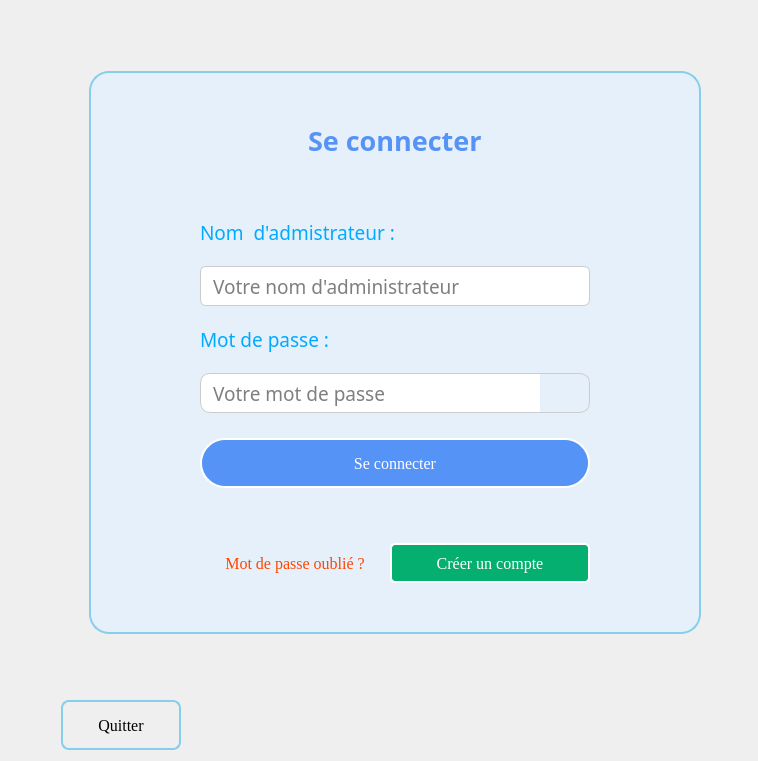
          <widget class="QWidget" name="page">
           <layout class="QGridLayout" name="gridLayout_2">
            <item row="3" column="0">
             <spacer name="verticalSpacer_10">
              <property name="orientation">
               <enum>Qt::Orientation::Vertical</enum>
              </property>
              <property name="sizeType">
               <enum>QSizePolicy::Policy::Preferred</enum>
              </property>
              <property name="sizeHint" stdset="0">
               <size>
                <width>20</width>
                <height>40</height>
               </size>
              </property>
             </spacer>
            </item>
            <item row="1" column="1">
             <spacer name="verticalSpacer_11">
              <property name="orientation">
               <enum>Qt::Orientation::Vertical</enum>
              </property>
              <property name="sizeType">
               <enum>QSizePolicy::Policy::Preferred</enum>
              </property>
              <property name="sizeHint" stdset="0">
               <size>
                <width>20</width>
                <height>40</height>
               </size>
              </property>
             </spacer>
            </item>
            <item row="2" column="4">
             <spacer name="horizontalSpacer_3">
              <property name="orientation">
               <enum>Qt::Orientation::Horizontal</enum>
              </property>
              <property name="sizeType">
               <enum>QSizePolicy::Policy::Expanding</enum>
              </property>
              <property name="sizeHint" stdset="0">
               <size>
                <width>40</width>
                <height>20</height>
               </size>
              </property>
             </spacer>
            </item>
            <item row="4" column="0" colspan="5">
             <layout class="QHBoxLayout" name="horizontalLayout_10">
              <property name="spacing">
               <number>50</number>
              </property>
              <property name="leftMargin">
               <number>50</number>
              </property>
              <property name="topMargin">
               <number>20</number>
              </property>
              <property name="rightMargin">
               <number>50</number>
              </property>
              <property name="bottomMargin">
               <number>0</number>
              </property>
              <item alignment="Qt::AlignmentFlag::AlignLeft">
               <widget class="QPushButton" name="btnQuitter">
                <property name="sizePolicy">
                 <sizepolicy hsizetype="Fixed" vsizetype="Fixed">
                  <horstretch>0</horstretch>
                  <verstretch>0</verstretch>
                 </sizepolicy>
                </property>
                <property name="minimumSize">
                 <size>
                  <width>120</width>
                  <height>50</height>
                 </size>
                </property>
                <property name="maximumSize">
                 <size>
                  <width>120</width>
                  <height>60</height>
                 </size>
                </property>
                <property name="font">
                 <font>
                  <family>Georgia</family>
                  <pointsize>12</pointsize>
                 </font>
                </property>
                <property name="styleSheet">
                 <string notr="true">QPushButton {
    background: qlineargradient(x1:0, y1:0, x2:0, y2:1,
                                stop:0 #00aaff, stop:1 #f0f0f0);
    border: 2px solid skyblue;
    border-radius: 8px;
    padding: 5px;
    color: black;
}

QPushButton:hover {
    background: qlineargradient(x1:0, y1:0, x2:0, y2:1,
                                stop:0 #f0f0f0, stop:1 #00aaff);
    border: 2px solid skyblue;
}

QPushButton:pressed {
    background: qlineargradient(x1:0, y1:0, x2:0, y2:1,
                                stop:0 #f0f0f0, stop:1 #0080ff);
    border: 2px solid teal;
}</string>
                </property>
                <property name="text">
                 <string>Quitter</string>
                </property>
                <property name="icon">
                 <iconset theme="QIcon::ThemeIcon::SystemShutdown"/>
                </property>
                <property name="iconSize">
                 <size>
                  <width>20</width>
                  <height>20</height>
                 </size>
                </property>
               </widget>
              </item>
              <item>
               <spacer name="horizontalSpacer_8">
                <property name="orientation">
                 <enum>Qt::Orientation::Horizontal</enum>
                </property>
                <property name="sizeHint" stdset="0">
                 <size>
                  <width>40</width>
                  <height>0</height>
                 </size>
                </property>
               </spacer>
              </item>
             </layout>
            </item>
            <item row="2" column="0">
             <spacer name="horizontalSpacer_2">
              <property name="orientation">
               <enum>Qt::Orientation::Horizontal</enum>
              </property>
              <property name="sizeType">
               <enum>QSizePolicy::Policy::Expanding</enum>
              </property>
              <property name="sizeHint" stdset="0">
               <size>
                <width>40</width>
                <height>20</height>
               </size>
              </property>
             </spacer>
            </item>
            <item row="0" column="1" colspan="3">
             <widget class="QLabel" name="label_4">
              <property name="text">
               <string/>
              </property>
              <property name="margin">
               <number>15</number>
              </property>
             </widget>
            </item>
            <item row="2" column="3">
             <widget class="QFrame" name="frame_2">
              <property name="sizePolicy">
               <sizepolicy hsizetype="Expanding" vsizetype="Expanding">
                <horstretch>0</horstretch>
                <verstretch>0</verstretch>
               </sizepolicy>
              </property>
              <property name="styleSheet">
               <string notr="true">QFrame {
border : 2px solid skyblue;
background-color : #E6F0FA;
border-radius : 20px;
padding-left : 100px;
padding-right : 100px;
}</string>
              </property>
              <property name="frameShape">
               <enum>QFrame::Shape::StyledPanel</enum>
              </property>
              <property name="frameShadow">
               <enum>QFrame::Shadow::Raised</enum>
              </property>
              <layout class="QGridLayout" name="gridLayout_4">
               <property name="horizontalSpacing">
                <number>0</number>
               </property>
               <property name="verticalSpacing">
                <number>20</number>
               </property>
               <item row="7" column="0" colspan="3">
                <widget class="QPushButton" name="btnSeConnecter">
                 <property name="enabled">
                  <bool>true</bool>
                 </property>
                 <property name="sizePolicy">
                  <sizepolicy hsizetype="Expanding" vsizetype="Fixed">
                   <horstretch>0</horstretch>
                   <verstretch>0</verstretch>
                  </sizepolicy>
                 </property>
                 <property name="minimumSize">
                  <size>
                   <width>0</width>
                   <height>50</height>
                  </size>
                 </property>
                 <property name="maximumSize">
                  <size>
                   <width>400</width>
                   <height>40</height>
                  </size>
                 </property>
                 <property name="font">
                  <font>
                   <family>Georgia</family>
                   <pointsize>12</pointsize>
                  </font>
                 </property>
                 <property name="styleSheet">
                  <string notr="true">QPushButton {
    background: #5593f6;
    border: 2px solid white;
    border-radius: 25px;
    padding: 5px;
    color: white;
}

QPushButton:hover {
    background: #2574f4;
}

QPushButton:pressed {
    background: #0b5bda;
}</string>
                 </property>
                 <property name="text">
                  <string>Se connecter</string>
                 </property>
                 <property name="iconSize">
                  <size>
                   <width>20</width>
                   <height>20</height>
                  </size>
                 </property>
                </widget>
               </item>
               <item row="4" column="0" colspan="3">
                <widget class="QLineEdit" name="nomUtilisateur">
                 <property name="sizePolicy">
                  <sizepolicy hsizetype="Expanding" vsizetype="Expanding">
                   <horstretch>0</horstretch>
                   <verstretch>0</verstretch>
                  </sizepolicy>
                 </property>
                 <property name="minimumSize">
                  <size>
                   <width>100</width>
                   <height>40</height>
                  </size>
                 </property>
                 <property name="maximumSize">
                  <size>
                   <width>400</width>
                   <height>40</height>
                  </size>
                 </property>
                 <property name="font">
                  <font>
                   <family>Calisto MT</family>
                   <pointsize>14</pointsize>
                  </font>
                 </property>
                 <property name="styleSheet">
                  <string notr="true">QLineEdit {
  border: 1px solid #ccc;
  border-radius: 6px;
  padding-left : 10px;
}
QLineEdit:focus {
background-color : white;
border : 1px solid #a5a5a5;
}</string>
                 </property>
                 <property name="placeholderText">
                  <string>Votre nom d'administrateur</string>
                 </property>
                </widget>
               </item>
               <item row="5" column="0">
                <widget class="QLabel" name="label_2">
                 <property name="sizePolicy">
                  <sizepolicy hsizetype="Fixed" vsizetype="Fixed">
                   <horstretch>0</horstretch>
                   <verstretch>0</verstretch>
                  </sizepolicy>
                 </property>
                 <property name="font">
                  <font>
                   <family>Calisto MT</family>
                   <pointsize>14</pointsize>
                  </font>
                 </property>
                 <property name="styleSheet">
                  <string notr="true">border : none;
color: #00aaff;
padding : 0px;</string>
                 </property>
                 <property name="text">
                  <string>Mot de passe : </string>
                 </property>
                </widget>
               </item>
               <item row="9" column="1" colspan="2">
                <widget class="QPushButton" name="btnCreerCompte">
                 <property name="enabled">
                  <bool>true</bool>
                 </property>
                 <property name="sizePolicy">
                  <sizepolicy hsizetype="Expanding" vsizetype="Fixed">
                   <horstretch>0</horstretch>
                   <verstretch>0</verstretch>
                  </sizepolicy>
                 </property>
                 <property name="minimumSize">
                  <size>
                   <width>200</width>
                   <height>40</height>
                  </size>
                 </property>
                 <property name="maximumSize">
                  <size>
                   <width>16777215</width>
                   <height>60</height>
                  </size>
                 </property>
                 <property name="font">
                  <font>
                   <family>Georgia</family>
                   <pointsize>12</pointsize>
                  </font>
                 </property>
                 <property name="styleSheet">
                  <string notr="true">QPushButton {
    background: #04af70;
    border: 2px solid white;
    border-radius: 5px;
    color: white;
}

QPushButton:hover {
    background: #039660;
}

QPushButton:pressed {
    background: #037d50;
} </string>
                 </property>
                 <property name="text">
                  <string>Créer un compte</string>
                 </property>
                 <property name="iconSize">
                  <size>
                   <width>20</width>
                   <height>20</height>
                  </size>
                 </property>
                </widget>
               </item>
               <item row="6" column="2">
                <widget class="QPushButton" name="btnVoirMdp">
                 <property name="sizePolicy">
                  <sizepolicy hsizetype="Preferred" vsizetype="Preferred">
                   <horstretch>0</horstretch>
                   <verstretch>0</verstretch>
                  </sizepolicy>
                 </property>
                 <property name="maximumSize">
                  <size>
                   <width>50</width>
                   <height>16777215</height>
                  </size>
                 </property>
                 <property name="styleSheet">
                  <string notr="true">border: 1px solid #ccc;
border-top-right-radius : 10px;
border-bottom-right-radius : 10px;
border-left : none;
</string>
                 </property>
                 <property name="text">
                  <string/>
                 </property>
                 <property name="icon">
                  <iconset resource="ressources/icons.qrc">
                   <normaloff>:/icons/voir.svg</normaloff>:/icons/voir.svg</iconset>
                 </property>
                 <property name="iconSize">
                  <size>
                   <width>25</width>
                   <height>25</height>
                  </size>
                 </property>
                </widget>
               </item>
               <item row="8" column="0">
                <spacer name="verticalSpacer_9">
                 <property name="orientation">
                  <enum>Qt::Orientation::Vertical</enum>
                 </property>
                 <property name="sizeType">
                  <enum>QSizePolicy::Policy::Preferred</enum>
                 </property>
                 <property name="sizeHint" stdset="0">
                  <size>
                   <width>20</width>
                   <height>40</height>
                  </size>
                 </property>
                </spacer>
               </item>
               <item row="3" column="0" colspan="2">
                <widget class="QLabel" name="label">
                 <property name="sizePolicy">
                  <sizepolicy hsizetype="Fixed" vsizetype="Fixed">
                   <horstretch>0</horstretch>
                   <verstretch>0</verstretch>
                  </sizepolicy>
                 </property>
                 <property name="font">
                  <font>
                   <family>Calisto MT</family>
                   <pointsize>14</pointsize>
                  </font>
                 </property>
                 <property name="styleSheet">
                  <string notr="true">border : none;
color: #00aaff;
padding : 0px;</string>
                 </property>
                 <property name="text">
                  <string>Nom  d'admistrateur :</string>
                 </property>
                </widget>
               </item>
               <item row="9" column="0">
                <widget class="QPushButton" name="btnMdpOublier">
                 <property name="sizePolicy">
                  <sizepolicy hsizetype="Expanding" vsizetype="Fixed">
                   <horstretch>0</horstretch>
                   <verstretch>0</verstretch>
                  </sizepolicy>
                 </property>
                 <property name="minimumSize">
                  <size>
                   <width>0</width>
                   <height>40</height>
                  </size>
                 </property>
                 <property name="maximumSize">
                  <size>
                   <width>16777215</width>
                   <height>40</height>
                  </size>
                 </property>
                 <property name="font">
                  <font>
                   <family>Georgia</family>
                   <pointsize>12</pointsize>
                   <underline>false</underline>
                  </font>
                 </property>
                 <property name="styleSheet">
                  <string notr="true">QPushButton {
border : none;
color : orangered;
background-color : #E6F0FA;
}
QPushButton:hover {
color : #cc3600;
text-decoration : underline;
}</string>
                 </property>
                 <property name="text">
                  <string>Mot de passe oublié ?</string>
                 </property>
                 <property name="iconSize">
                  <size>
                   <width>20</width>
                   <height>20</height>
                  </size>
                 </property>
                </widget>
               </item>
               <item row="6" column="0" colspan="2">
                <widget class="QLineEdit" name="mdp">
                 <property name="sizePolicy">
                  <sizepolicy hsizetype="Expanding" vsizetype="Expanding">
                   <horstretch>0</horstretch>
                   <verstretch>0</verstretch>
                  </sizepolicy>
                 </property>
                 <property name="minimumSize">
                  <size>
                   <width>100</width>
                   <height>40</height>
                  </size>
                 </property>
                 <property name="maximumSize">
                  <size>
                   <width>400</width>
                   <height>40</height>
                  </size>
                 </property>
                 <property name="font">
                  <font>
                   <family>Calisto MT</family>
                   <pointsize>14</pointsize>
                  </font>
                 </property>
                 <property name="styleSheet">
                  <string notr="true">QLineEdit {
  border: 1px solid #ccc;
border-top-left-radius : 10px;
border-bottom-left-radius : 10px;
border-right: none;
padding-left : 10px;
}
QLineEdit:focus {
background-color : white;
border : 1px solid #a5a5a5;
}</string>
                 </property>
                 <property name="maxLength">
                  <number>12</number>
                 </property>
                 <property name="echoMode">
                  <enum>QLineEdit::EchoMode::Password</enum>
                 </property>
                 <property name="placeholderText">
                  <string>Votre mot de passe</string>
                 </property>
                </widget>
               </item>
               <item row="1" column="0" colspan="3">
                <widget class="QLabel" name="label_3">
                 <property name="font">
                  <font>
                   <family>Calisto MT</family>
                   <pointsize>20</pointsize>
                   <bold>true</bold>
                   <underline>false</underline>
                  </font>
                 </property>
                 <property name="styleSheet">
                  <string notr="true">border : none;
color : #5693f5;</string>
                 </property>
                 <property name="text">
                  <string>Se connecter</string>
                 </property>
                </widget>
               </item>
               <item row="2" column="0">
                <spacer name="verticalSpacer_8">
                 <property name="orientation">
                  <enum>Qt::Orientation::Vertical</enum>
                 </property>
                 <property name="sizeType">
                  <enum>QSizePolicy::Policy::Preferred</enum>
                 </property>
                 <property name="sizeHint" stdset="0">
                  <size>
                   <width>20</width>
                   <height>40</height>
                  </size>
                 </property>
                </spacer>
               </item>
               <item row="10" column="0">
                <spacer name="verticalSpacer">
                 <property name="orientation">
                  <enum>Qt::Orientation::Vertical</enum>
                 </property>
                 <property name="sizeType">
                  <enum>QSizePolicy::Policy::Preferred</enum>
                 </property>
                 <property name="sizeHint" stdset="0">
                  <size>
                   <width>20</width>
                   <height>40</height>
                  </size>
                 </property>
                </spacer>
               </item>
               <item row="0" column="0">
                <spacer name="verticalSpacer_2">
                 <property name="orientation">
                  <enum>Qt::Orientation::Vertical</enum>
                 </property>
                 <property name="sizeType">
                  <enum>QSizePolicy::Policy::Preferred</enum>
                 </property>
                 <property name="sizeHint" stdset="0">
                  <size>
                   <width>20</width>
                   <height>40</height>
                  </size>
                 </property>
                </spacer>
               </item>
              </layout>
             </widget>
            </item>
           </layout>
          </widget>
